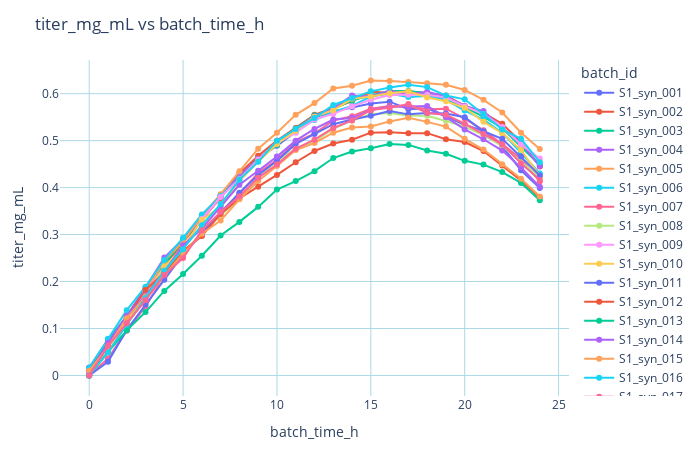
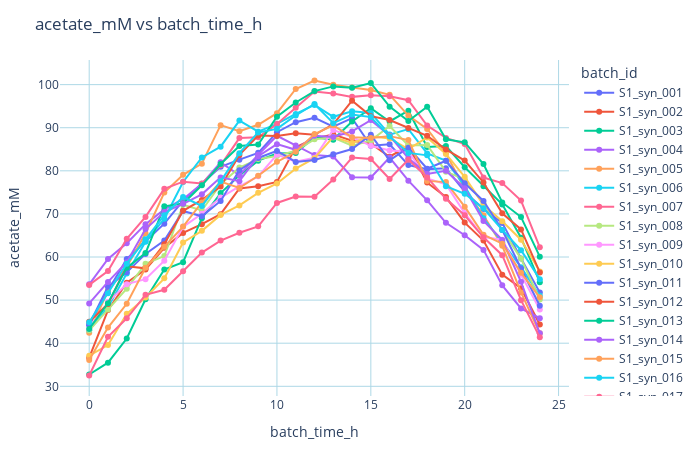
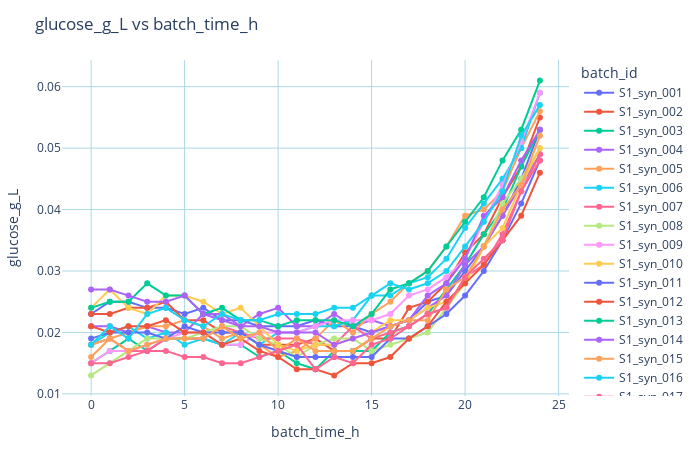
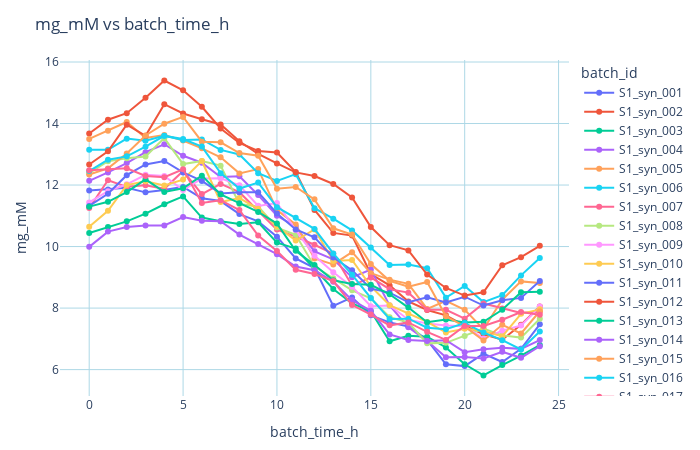

Notebook cell for these charts, in order:
### Code cell
df = pd.read_excel("synthesized_data_train.xlsx").round(3)
X_cols = ['acetate_mM', 'glucose_g_L', 'mg_mM', 'nh3_mM', 'phosphate_mM']
p_cols = ['titer_mg_mL','acetate_mM', 'glucose_g_L', 'mg_mM', 'nh3_mM', 'phosphate_mM']

bem = BatchEvolutionModel(
    X_cols=X_cols,
    batch_col='batch_id',
    time_col='batch_time_h',
    y_time_col='batch_time_h',
)
bem.plot_eda(df,time_col="batch_time_h",batch_col="batch_id",plot_cols=p_cols,show=True)
bem.fit_scores(df, n_splits=5, max_components=None, plot_cv=True, auto_select=False)

### Figure 1 — Plotly figure (JSON) as saved in the notebook; plotly's stock layout.template omitted (floating-point values rounded to 4 significant figures)
{"data": [{"hovertemplate": "batch_id: S1_syn_001<br>batch_time_h: %{'x'}<br>titer_mg_mL: %{'y'}<extra></extra>", "mode": "lines+markers", "name": "S1_syn_001", "type": "scatter", "x": [0, 1, 2, 3, 4, 5, 6, 7, 8, 9, 10, 11, 12, 13, 14, 15, 16, 17, 18, 19, 20, 21, 22, 23, 24], "y": [0.017, 0.076, 0.125, 0.184, 0.241, 0.289, 0.34, 0.38, 0.424, 0.464, 0.489, 0.519, 0.547, 0.562, 0.571, 0.579, 0.583, 0.567, 0.569, 0.552, 0.534, 0.521, 0.488, 0.437, 0.399]}, {"hovertemplate": "batch_id: S1_syn_002<br>batch_time_h: %{'x'}<br>titer_mg_mL: %{'y'}<extra></extra>", "mode": "lines+markers", "name": "S1_syn_002", "type": "scatter", "x": [0, 1, 2, 3, 4, 5, 6, 7, 8, 9, 10, 11, 12, 13, 14, 15, 16, 17, 18, 19, 20, 21, 22, 23, 24], "y": [0.0, 0.066, 0.124, 0.174, 0.23, 0.284, 0.332, 0.378, 0.43, 0.468, 0.5, 0.527, 0.555, 0.57, 0.584, 0.604, 0.602, 0.605, 0.6, 0.596, 0.574, 0.559, 0.536, 0.497, 0.445]}, {"hovertemplate": "batch_id: S1_syn_003<br>batch_time_h: %{'x'}<br>titer_mg_mL: %{'y'}<extra></extra>", "mode": "lines+markers", "name": "S1_syn_003", "type": "scatter", "x": [0, 1, 2, 3, 4, 5, 6, 7, 8, 9, 10, 11, 12, 13, 14, 15, 16, 17, 18, 19, 20, 21, 22, 23, 24], "y": [0.012, 0.071, 0.127, 0.182, 0.236, 0.286, 0.333, 0.384, 0.424, 0.461, 0.491, 0.526, 0.554, 0.567, 0.586, 0.596, 0.606, 0.606, 0.601, 0.587, 0.571, 0.551, 0.527, 0.487, 0.448]}, {"hovertemplate": "batch_id: S1_syn_004<br>batch_time_h: %{'x'}<br>titer_mg_mL: %{'y'}<extra></extra>", "mode": "lines+markers", "name": "S1_syn_004", "type": "scatter", "x": [0, 1, 2, 3, 4, 5, 6, 7, 8, 9, 10, 11, 12, 13, 14, 15, 16, 17, 18, 19, 20, 21, 22, 23, 24], "y": [0.0, 0.066, 0.127, 0.187, 0.251, 0.29, 0.333, 0.381, 0.426, 0.461, 0.494, 0.524, 0.552, 0.569, 0.596, 0.594, 0.606, 0.599, 0.604, 0.594, 0.574, 0.563, 0.527, 0.495, 0.446]}, {"hovertemplate": "batch_id: S1_syn_005<br>batch_time_h: %{'x'}<br>titer_mg_mL: %{'y'}<extra></extra>", "mode": "lines+markers", "name": "S1_syn_005", "type": "scatter", "x": [0, 1, 2, 3, 4, 5, 6, 7, 8, 9, 10, 11, 12, 13, 14, 15, 16, 17, 18, 19, 20, 21, 22, 23, 24], "y": [0.0, 0.049, 0.113, 0.18, 0.244, 0.285, 0.34, 0.386, 0.435, 0.483, 0.517, 0.555, 0.58, 0.611, 0.617, 0.628, 0.627, 0.625, 0.622, 0.619, 0.608, 0.587, 0.56, 0.517, 0.482]}, {"hovertemplate": "batch_id: S1_syn_006<br>batch_time_h: %{'x'}<br>titer_mg_mL: %{'y'}<extra></extra>", "mode": "lines+markers", "name": "S1_syn_006", "type": "scatter", "x": [0, 1, 2, 3, 4, 5, 6, 7, 8, 9, 10, 11, 12, 13, 14, 15, 16, 17, 18, 19, 20, 21, 22, 23, 24], "y": [0.016, 0.078, 0.139, 0.189, 0.246, 0.293, 0.343, 0.382, 0.419, 0.459, 0.498, 0.519, 0.544, 0.561, 0.574, 0.594, 0.6, 0.593, 0.595, 0.587, 0.564, 0.545, 0.517, 0.474, 0.43]}, {"hovertemplate": "batch_id: S1_syn_007<br>batch_time_h: %{'x'}<br>titer_mg_mL: %{'y'}<extra></extra>", "mode": "lines+markers", "name": "S1_syn_007", "type": "scatter", "x": [0, 1, 2, 3, 4, 5, 6, 7, 8, 9, 10, 11, 12, 13, 14, 15, 16, 17, 18, 19, 20, 21, 22, 23, 24], "y": [0.0, 0.036, 0.095, 0.147, 0.211, 0.264, 0.298, 0.348, 0.387, 0.431, 0.459, 0.497, 0.515, 0.543, 0.552, 0.568, 0.574, 0.572, 0.567, 0.568, 0.547, 0.522, 0.493, 0.461, 0.413]}, {"hovertemplate": "batch_id: S1_syn_008<br>batch_time_h: %{'x'}<br>titer_mg_mL: %{'y'}<extra></extra>", "mode": "lines+markers", "name": "S1_syn_008", "type": "scatter", "x": [0, 1, 2, 3, 4, 5, 6, 7, 8, 9, 10, 11, 12, 13, 14, 15, 16, 17, 18, 19, 20, 21, 22, 23, 24], "y": [0.004, 0.058, 0.118, 0.166, 0.209, 0.26, 0.305, 0.342, 0.377, 0.422, 0.457, 0.483, 0.499, 0.525, 0.543, 0.556, 0.559, 0.553, 0.553, 0.542, 0.53, 0.512, 0.489, 0.455, 0.422]}, {"hovertemplate": "batch_id: S1_syn_009<br>batch_time_h: %{'x'}<br>titer_mg_mL: %{'y'}<extra></extra>", "mode": "lines+markers", "name": "S1_syn_009", "type": "scatter", "x": [0, 1, 2, 3, 4, 5, 6, 7, 8, 9, 10, 11, 12, 13, 14, 15, 16, 17, 18, 19, 20, 21, 22, 23, 24], "y": [0.003, 0.06, 0.124, 0.177, 0.231, 0.269, 0.333, 0.38, 0.418, 0.46, 0.495, 0.517, 0.545, 0.557, 0.573, 0.587, 0.597, 0.598, 0.598, 0.592, 0.573, 0.557, 0.529, 0.492, 0.462]}, {"hovertemplate": "batch_id: S1_syn_010<br>batch_time_h: %{'x'}<br>titer_mg_mL: %{'y'}<extra></extra>", "mode": "lines+markers", "name": "S1_syn_010", "type": "scatter", "x": [0, 1, 2, 3, 4, 5, 6, 7, 8, 9, 10, 11, 12, 13, 14, 15, 16, 17, 18, 19, 20, 21, 22, 23, 24], "y": [0.006, 0.065, 0.115, 0.171, 0.232, 0.273, 0.331, 0.359, 0.414, 0.455, 0.493, 0.521, 0.551, 0.565, 0.589, 0.594, 0.601, 0.605, 0.592, 0.584, 0.57, 0.54, 0.516, 0.48, 0.425]}, {"hovertemplate": "batch_id: S1_syn_011<br>batch_time_h: %{'x'}<br>titer_mg_mL: %{'y'}<extra></extra>", "mode": "lines+markers", "name": "S1_syn_011", "type": "scatter", "x": [0, 1, 2, 3, 4, 5, 6, 7, 8, 9, 10, 11, 12, 13, 14, 15, 16, 17, 18, 19, 20, 21, 22, 23, 24], "y": [0.0, 0.029, 0.097, 0.151, 0.204, 0.257, 0.303, 0.347, 0.389, 0.427, 0.457, 0.493, 0.514, 0.535, 0.545, 0.553, 0.563, 0.556, 0.559, 0.558, 0.55, 0.52, 0.504, 0.466, 0.426]}, {"hovertemplate": "batch_id: S1_syn_012<br>batch_time_h: %{'x'}<br>titer_mg_mL: %{'y'}<extra></extra>", "mode": "lines+markers", "name": "S1_syn_012", "type": "scatter", "x": [0, 1, 2, 3, 4, 5, 6, 7, 8, 9, 10, 11, 12, 13, 14, 15, 16, 17, 18, 19, 20, 21, 22, 23, 24], "y": [0.009, 0.067, 0.126, 0.182, 0.219, 0.265, 0.297, 0.344, 0.377, 0.402, 0.427, 0.454, 0.478, 0.494, 0.502, 0.517, 0.518, 0.516, 0.516, 0.503, 0.497, 0.478, 0.447, 0.415, 0.379]}, {"hovertemplate": "batch_id: S1_syn_013<br>batch_time_h: %{'x'}<br>titer_mg_mL: %{'y'}<extra></extra>", "mode": "lines+markers", "name": "S1_syn_013", "type": "scatter", "x": [0, 1, 2, 3, 4, 5, 6, 7, 8, 9, 10, 11, 12, 13, 14, 15, 16, 17, 18, 19, 20, 21, 22, 23, 24], "y": [0.0, 0.05, 0.096, 0.135, 0.18, 0.216, 0.255, 0.298, 0.327, 0.359, 0.396, 0.414, 0.435, 0.463, 0.477, 0.484, 0.493, 0.491, 0.479, 0.472, 0.457, 0.449, 0.433, 0.41, 0.373]}, {"hovertemplate": "batch_id: S1_syn_014<br>batch_time_h: %{'x'}<br>titer_mg_mL: %{'y'}<extra></extra>", "mode": "lines+markers", "name": "S1_syn_014", "type": "scatter", "x": [0, 1, 2, 3, 4, 5, 6, 7, 8, 9, 10, 11, 12, 13, 14, 15, 16, 17, 18, 19, 20, 21, 22, 23, 24], "y": [0.007, 0.069, 0.127, 0.17, 0.221, 0.277, 0.313, 0.36, 0.406, 0.436, 0.466, 0.5, 0.525, 0.545, 0.548, 0.565, 0.572, 0.573, 0.574, 0.55, 0.524, 0.503, 0.479, 0.443, 0.402]}, {"hovertemplate": "batch_id: S1_syn_015<br>batch_time_h: %{'x'}<br>titer_mg_mL: %{'y'}<extra></extra>", "mode": "lines+markers", "name": "S1_syn_015", "type": "scatter", "x": [0, 1, 2, 3, 4, 5, 6, 7, 8, 9, 10, 11, 12, 13, 14, 15, 16, 17, 18, 19, 20, 21, 22, 23, 24], "y": [0.01, 0.061, 0.122, 0.168, 0.215, 0.259, 0.302, 0.33, 0.375, 0.414, 0.446, 0.48, 0.495, 0.517, 0.528, 0.53, 0.541, 0.549, 0.54, 0.53, 0.504, 0.481, 0.45, 0.419, 0.381]}, {"hovertemplate": "batch_id: S1_syn_016<br>batch_time_h: %{'x'}<br>titer_mg_mL: %{'y'}<extra></extra>", "mode": "lines+markers", "name": "S1_syn_016", "type": "scatter", "x": [0, 1, 2, 3, 4, 5, 6, 7, 8, 9, 10, 11, 12, 13, 14, 15, 16, 17, 18, 19, 20, 21, 22, 23, 24], "y": [0.0, 0.049, 0.108, 0.165, 0.223, 0.269, 0.32, 0.365, 0.417, 0.455, 0.5, 0.525, 0.548, 0.576, 0.591, 0.605, 0.613, 0.619, 0.614, 0.596, 0.588, 0.557, 0.524, 0.504, 0.454]}, {"hovertemplate": "batch_id: S1_syn_017<br>batch_time_h: %{'x'}<br>titer_mg_mL: %{'y'}<extra></extra>", "mode": "lines+markers", "name": "S1_syn_017", "type": "scatter", "x": [0, 1, 2, 3, 4, 5, 6, 7, 8, 9, 10, 11, 12, 13, 14, 15, 16, 17, 18, 19, 20, 21, 22, 23, 24], "y": [0.0, 0.063, 0.111, 0.16, 0.214, 0.25, 0.309, 0.348, 0.381, 0.421, 0.449, 0.483, 0.502, 0.527, 0.543, 0.565, 0.57, 0.578, 0.559, 0.555, 0.536, 0.514, 0.492, 0.452, 0.416]}], "layout": {"height": 450, "legend": {"title": {"text": "batch_id"}}, "margin": {"b": 50, "l": 60, "r": 30, "t": 60}, "paper_bgcolor": "white", "plot_bgcolor": "white", "title": {"text": "titer_mg_mL vs batch_time_h"}, "width": 700, "xaxis": {"gridcolor": "lightblue", "showgrid": true, "title": {"text": "batch_time_h"}, "zeroline": false}, "yaxis": {"gridcolor": "lightblue", "showgrid": true, "title": {"text": "titer_mg_mL"}, "zeroline": false}}}

### Figure 2 — Plotly figure (JSON) as saved in the notebook; plotly's stock layout.template omitted (floating-point values rounded to 4 significant figures)
{"data": [{"hovertemplate": "batch_id: S1_syn_001<br>batch_time_h: %{'x'}<br>acetate_mM: %{'y'}<extra></extra>", "mode": "lines+markers", "name": "S1_syn_001", "type": "scatter", "x": [0, 1, 2, 3, 4, 5, 6, 7, 8, 9, 10, 11, 12, 13, 14, 15, 16, 17, 18, 19, 20, 21, 22, 23, 24], "y": [44.16, 52.15, 59.55, 63.67, 67.73, 73.08, 76.9, 80.92, 82.58, 84.17, 88.95, 91.28, 92.29, 90.23, 92.21, 85.83, 86.14, 81.33, 80.37, 80.59, 75.17, 71.16, 67.92, 59.66, 51.79]}, {"hovertemplate": "batch_id: S1_syn_002<br>batch_time_h: %{'x'}<br>acetate_mM: %{'y'}<extra></extra>", "mode": "lines+markers", "name": "S1_syn_002", "type": "scatter", "x": [0, 1, 2, 3, 4, 5, 6, 7, 8, 9, 10, 11, 12, 13, 14, 15, 16, 17, 18, 19, 20, 21, 22, 23, 24], "y": [36.65, 47.68, 54.03, 57.08, 62.13, 65.58, 67.61, 69.95, 75.91, 76.45, 77.42, 85.48, 87.52, 88.45, 86.99, 86.31, 83.28, 85.81, 77.27, 73.91, 67.98, 63.83, 55.9, 52.74, 44.34]}, {"hovertemplate": "batch_id: S1_syn_003<br>batch_time_h: %{'x'}<br>acetate_mM: %{'y'}<extra></extra>", "mode": "lines+markers", "name": "S1_syn_003", "type": "scatter", "x": [0, 1, 2, 3, 4, 5, 6, 7, 8, 9, 10, 11, 12, 13, 14, 15, 16, 17, 18, 19, 20, 21, 22, 23, 24], "y": [32.73, 35.48, 41.08, 50.2, 57.11, 58.81, 69.01, 74.84, 78.94, 82.36, 84.01, 84.14, 87.77, 87.2, 91.45, 94.55, 91.45, 93.96, 85.52, 85.77, 80.84, 76.43, 72.21, 64.48, 54.17]}, {"hovertemplate": "batch_id: S1_syn_004<br>batch_time_h: %{'x'}<br>acetate_mM: %{'y'}<extra></extra>", "mode": "lines+markers", "name": "S1_syn_004", "type": "scatter", "x": [0, 1, 2, 3, 4, 5, 6, 7, 8, 9, 10, 11, 12, 13, 14, 15, 16, 17, 18, 19, 20, 21, 22, 23, 24], "y": [53.66, 59.56, 63.19, 67.62, 71.04, 73.42, 76.98, 81.97, 78.97, 83.74, 88.13, 85.88, 83.65, 83.31, 78.51, 78.45, 83.09, 77.72, 73.16, 67.95, 65.06, 61.65, 53.42, 48.07, 45.79]}, {"hovertemplate": "batch_id: S1_syn_005<br>batch_time_h: %{'x'}<br>acetate_mM: %{'y'}<extra></extra>", "mode": "lines+markers", "name": "S1_syn_005", "type": "scatter", "x": [0, 1, 2, 3, 4, 5, 6, 7, 8, 9, 10, 11, 12, 13, 14, 15, 16, 17, 18, 19, 20, 21, 22, 23, 24], "y": [42.4, 52.2, 57.7, 65.52, 74.96, 79.08, 81.67, 90.59, 89.2, 90.69, 93.37, 98.99, 100.9, 99.99, 99.35, 98.74, 97.64, 92.82, 89.7, 84.09, 75.8, 69.71, 62.59, 51.78, 42.3]}, {"hovertemplate": "batch_id: S1_syn_006<br>batch_time_h: %{'x'}<br>acetate_mM: %{'y'}<extra></extra>", "mode": "lines+markers", "name": "S1_syn_006", "type": "scatter", "x": [0, 1, 2, 3, 4, 5, 6, 7, 8, 9, 10, 11, 12, 13, 14, 15, 16, 17, 18, 19, 20, 21, 22, 23, 24], "y": [43.02, 48.35, 56.17, 63.54, 68.87, 77.42, 83.11, 85.61, 91.67, 89.08, 90.88, 93.21, 95.29, 92.54, 93.8, 93.43, 88.41, 89.67, 84.03, 82.36, 76.47, 68.99, 63.45, 57.65, 51.0]}, {"hovertemplate": "batch_id: S1_syn_007<br>batch_time_h: %{'x'}<br>acetate_mM: %{'y'}<extra></extra>", "mode": "lines+markers", "name": "S1_syn_007", "type": "scatter", "x": [0, 1, 2, 3, 4, 5, 6, 7, 8, 9, 10, 11, 12, 13, 14, 15, 16, 17, 18, 19, 20, 21, 22, 23, 24], "y": [53.53, 56.75, 64.23, 69.31, 75.82, 77.48, 77.08, 81.28, 87.6, 87.79, 90.85, 94.63, 98.39, 97.95, 97.16, 97.54, 97.31, 96.38, 90.5, 87.63, 86.23, 78.43, 77.16, 73.09, 62.25]}, {"hovertemplate": "batch_id: S1_syn_008<br>batch_time_h: %{'x'}<br>acetate_mM: %{'y'}<extra></extra>", "mode": "lines+markers", "name": "S1_syn_008", "type": "scatter", "x": [0, 1, 2, 3, 4, 5, 6, 7, 8, 9, 10, 11, 12, 13, 14, 15, 16, 17, 18, 19, 20, 21, 22, 23, 24], "y": [42.99, 47.84, 52.66, 58.42, 60.22, 72.11, 70.8, 76.88, 80.76, 82.72, 83.42, 84.69, 87.32, 87.73, 85.85, 87.04, 90.39, 85.9, 86.01, 79.81, 78.02, 72.44, 66.29, 59.63, 50.15]}, {"hovertemplate": "batch_id: S1_syn_009<br>batch_time_h: %{'x'}<br>acetate_mM: %{'y'}<extra></extra>", "mode": "lines+markers", "name": "S1_syn_009", "type": "scatter", "x": [0, 1, 2, 3, 4, 5, 6, 7, 8, 9, 10, 11, 12, 13, 14, 15, 16, 17, 18, 19, 20, 21, 22, 23, 24], "y": [43.31, 49.54, 53.7, 54.85, 59.14, 67.01, 70.03, 73.8, 76.38, 78.72, 83.75, 82.12, 83.06, 89.49, 87.82, 85.81, 84.72, 84.49, 78.23, 76.88, 70.19, 64.62, 64.03, 55.88, 47.8]}, {"hovertemplate": "batch_id: S1_syn_010<br>batch_time_h: %{'x'}<br>acetate_mM: %{'y'}<extra></extra>", "mode": "lines+markers", "name": "S1_syn_010", "type": "scatter", "x": [0, 1, 2, 3, 4, 5, 6, 7, 8, 9, 10, 11, 12, 13, 14, 15, 16, 17, 18, 19, 20, 21, 22, 23, 24], "y": [37.11, 39.56, 46.81, 50.61, 55.04, 63.37, 66.07, 69.77, 71.97, 74.9, 77.07, 80.51, 82.92, 87.89, 86.46, 88.0, 87.52, 85.06, 87.73, 83.91, 78.6, 72.05, 68.28, 64.02, 56.64]}, {"hovertemplate": "batch_id: S1_syn_011<br>batch_time_h: %{'x'}<br>acetate_mM: %{'y'}<extra></extra>", "mode": "lines+markers", "name": "S1_syn_011", "type": "scatter", "x": [0, 1, 2, 3, 4, 5, 6, 7, 8, 9, 10, 11, 12, 13, 14, 15, 16, 17, 18, 19, 20, 21, 22, 23, 24], "y": [44.34, 53.1, 56.44, 60.72, 63.81, 70.7, 69.44, 73.01, 80.13, 82.99, 84.63, 82.06, 82.52, 83.86, 85.06, 88.36, 82.43, 85.37, 80.48, 82.34, 77.13, 73.01, 66.28, 57.34, 48.69]}, {"hovertemplate": "batch_id: S1_syn_012<br>batch_time_h: %{'x'}<br>acetate_mM: %{'y'}<extra></extra>", "mode": "lines+markers", "name": "S1_syn_012", "type": "scatter", "x": [0, 1, 2, 3, 4, 5, 6, 7, 8, 9, 10, 11, 12, 13, 14, 15, 16, 17, 18, 19, 20, 21, 22, 23, 24], "y": [44.97, 49.11, 57.84, 57.37, 62.98, 70.72, 73.26, 76.35, 83.69, 88.19, 88.09, 88.73, 88.37, 90.8, 96.27, 92.69, 91.79, 89.92, 88.13, 84.96, 82.39, 77.3, 70.13, 66.41, 56.42]}, {"hovertemplate": "batch_id: S1_syn_013<br>batch_time_h: %{'x'}<br>acetate_mM: %{'y'}<extra></extra>", "mode": "lines+markers", "name": "S1_syn_013", "type": "scatter", "x": [0, 1, 2, 3, 4, 5, 6, 7, 8, 9, 10, 11, 12, 13, 14, 15, 16, 17, 18, 19, 20, 21, 22, 23, 24], "y": [43.32, 49.28, 57.53, 60.91, 71.75, 72.4, 76.64, 81.59, 85.75, 86.11, 92.56, 95.85, 98.5, 99.59, 99.26, 100.4, 94.89, 91.55, 94.88, 87.32, 86.62, 81.58, 72.66, 69.27, 60.08]}, {"hovertemplate": "batch_id: S1_syn_014<br>batch_time_h: %{'x'}<br>acetate_mM: %{'y'}<extra></extra>", "mode": "lines+markers", "name": "S1_syn_014", "type": "scatter", "x": [0, 1, 2, 3, 4, 5, 6, 7, 8, 9, 10, 11, 12, 13, 14, 15, 16, 17, 18, 19, 20, 21, 22, 23, 24], "y": [49.23, 54.23, 58.81, 66.48, 70.42, 72.33, 74.54, 78.48, 77.59, 83.39, 86.19, 84.87, 88.12, 87.85, 89.15, 91.77, 88.2, 82.89, 79.29, 80.02, 75.98, 68.36, 63.97, 54.25, 42.29]}, {"hovertemplate": "batch_id: S1_syn_015<br>batch_time_h: %{'x'}<br>acetate_mM: %{'y'}<extra></extra>", "mode": "lines+markers", "name": "S1_syn_015", "type": "scatter", "x": [0, 1, 2, 3, 4, 5, 6, 7, 8, 9, 10, 11, 12, 13, 14, 15, 16, 17, 18, 19, 20, 21, 22, 23, 24], "y": [36.13, 43.63, 49.15, 57.49, 62.38, 67.05, 72.67, 77.5, 76.02, 78.86, 82.1, 84.42, 88.53, 90.55, 87.8, 87.62, 88.05, 87.13, 77.66, 77.38, 71.68, 65.17, 63.09, 56.34, 50.66]}, {"hovertemplate": "batch_id: S1_syn_016<br>batch_time_h: %{'x'}<br>acetate_mM: %{'y'}<extra></extra>", "mode": "lines+markers", "name": "S1_syn_016", "type": "scatter", "x": [0, 1, 2, 3, 4, 5, 6, 7, 8, 9, 10, 11, 12, 13, 14, 15, 16, 17, 18, 19, 20, 21, 22, 23, 24], "y": [44.87, 51.61, 58.45, 64.11, 69.71, 73.92, 71.85, 77.55, 84.11, 88.91, 89.74, 92.85, 95.51, 91.06, 93.07, 92.47, 87.97, 84.16, 83.6, 76.42, 74.67, 71.32, 66.28, 61.58, 54.86]}, {"hovertemplate": "batch_id: S1_syn_017<br>batch_time_h: %{'x'}<br>acetate_mM: %{'y'}<extra></extra>", "mode": "lines+markers", "name": "S1_syn_017", "type": "scatter", "x": [0, 1, 2, 3, 4, 5, 6, 7, 8, 9, 10, 11, 12, 13, 14, 15, 16, 17, 18, 19, 20, 21, 22, 23, 24], "y": [32.52, 41.47, 45.78, 51.23, 52.4, 56.72, 61.02, 63.81, 65.63, 67.11, 72.55, 74.05, 74.0, 77.97, 83.07, 82.75, 78.11, 82.59, 78.48, 73.51, 69.69, 64.58, 60.42, 49.98, 41.36]}], "layout": {"height": 450, "legend": {"title": {"text": "batch_id"}}, "margin": {"b": 50, "l": 60, "r": 30, "t": 60}, "paper_bgcolor": "white", "plot_bgcolor": "white", "title": {"text": "acetate_mM vs batch_time_h"}, "width": 700, "xaxis": {"gridcolor": "lightblue", "showgrid": true, "title": {"text": "batch_time_h"}, "zeroline": false}, "yaxis": {"gridcolor": "lightblue", "showgrid": true, "title": {"text": "acetate_mM"}, "zeroline": false}}}

### Figure 3 — Plotly figure (JSON) as saved in the notebook; plotly's stock layout.template omitted (floating-point values rounded to 4 significant figures)
{"data": [{"hovertemplate": "batch_id: S1_syn_001<br>batch_time_h: %{'x'}<br>glucose_g_L: %{'y'}<extra></extra>", "mode": "lines+markers", "name": "S1_syn_001", "type": "scatter", "x": [0, 1, 2, 3, 4, 5, 6, 7, 8, 9, 10, 11, 12, 13, 14, 15, 16, 17, 18, 19, 20, 21, 22, 23, 24], "y": [0.023, 0.025, 0.025, 0.024, 0.024, 0.023, 0.024, 0.022, 0.022, 0.021, 0.021, 0.021, 0.022, 0.021, 0.021, 0.02, 0.021, 0.022, 0.025, 0.026, 0.03, 0.034, 0.039, 0.045, 0.053]}, {"hovertemplate": "batch_id: S1_syn_002<br>batch_time_h: %{'x'}<br>glucose_g_L: %{'y'}<extra></extra>", "mode": "lines+markers", "name": "S1_syn_002", "type": "scatter", "x": [0, 1, 2, 3, 4, 5, 6, 7, 8, 9, 10, 11, 12, 13, 14, 15, 16, 17, 18, 19, 20, 21, 22, 23, 24], "y": [0.023, 0.023, 0.024, 0.024, 0.025, 0.022, 0.022, 0.02, 0.02, 0.018, 0.018, 0.018, 0.019, 0.017, 0.017, 0.019, 0.019, 0.024, 0.025, 0.028, 0.033, 0.036, 0.042, 0.047, 0.055]}, {"hovertemplate": "batch_id: S1_syn_003<br>batch_time_h: %{'x'}<br>glucose_g_L: %{'y'}<extra></extra>", "mode": "lines+markers", "name": "S1_syn_003", "type": "scatter", "x": [0, 1, 2, 3, 4, 5, 6, 7, 8, 9, 10, 11, 12, 13, 14, 15, 16, 17, 18, 19, 20, 21, 22, 23, 24], "y": [0.015, 0.017, 0.019, 0.017, 0.019, 0.019, 0.019, 0.018, 0.018, 0.016, 0.017, 0.015, 0.014, 0.017, 0.017, 0.017, 0.02, 0.021, 0.023, 0.027, 0.031, 0.036, 0.04, 0.047, 0.053]}, {"hovertemplate": "batch_id: S1_syn_004<br>batch_time_h: %{'x'}<br>glucose_g_L: %{'y'}<extra></extra>", "mode": "lines+markers", "name": "S1_syn_004", "type": "scatter", "x": [0, 1, 2, 3, 4, 5, 6, 7, 8, 9, 10, 11, 12, 13, 14, 15, 16, 17, 18, 19, 20, 21, 22, 23, 24], "y": [0.021, 0.021, 0.02, 0.021, 0.02, 0.02, 0.023, 0.023, 0.021, 0.023, 0.024, 0.021, 0.021, 0.023, 0.021, 0.022, 0.021, 0.022, 0.024, 0.026, 0.031, 0.034, 0.039, 0.044, 0.049]}, {"hovertemplate": "batch_id: S1_syn_005<br>batch_time_h: %{'x'}<br>glucose_g_L: %{'y'}<extra></extra>", "mode": "lines+markers", "name": "S1_syn_005", "type": "scatter", "x": [0, 1, 2, 3, 4, 5, 6, 7, 8, 9, 10, 11, 12, 13, 14, 15, 16, 17, 18, 19, 20, 21, 22, 23, 24], "y": [0.016, 0.019, 0.02, 0.021, 0.021, 0.022, 0.021, 0.019, 0.02, 0.018, 0.016, 0.017, 0.019, 0.022, 0.02, 0.023, 0.025, 0.028, 0.03, 0.034, 0.039, 0.04, 0.043, 0.05, 0.056]}, {"hovertemplate": "batch_id: S1_syn_006<br>batch_time_h: %{'x'}<br>glucose_g_L: %{'y'}<extra></extra>", "mode": "lines+markers", "name": "S1_syn_006", "type": "scatter", "x": [0, 1, 2, 3, 4, 5, 6, 7, 8, 9, 10, 11, 12, 13, 14, 15, 16, 17, 18, 19, 20, 21, 22, 23, 24], "y": [0.018, 0.02, 0.021, 0.019, 0.02, 0.018, 0.019, 0.018, 0.02, 0.018, 0.02, 0.02, 0.021, 0.021, 0.022, 0.026, 0.026, 0.028, 0.029, 0.032, 0.037, 0.041, 0.045, 0.05, 0.059]}, {"hovertemplate": "batch_id: S1_syn_007<br>batch_time_h: %{'x'}<br>glucose_g_L: %{'y'}<extra></extra>", "mode": "lines+markers", "name": "S1_syn_007", "type": "scatter", "x": [0, 1, 2, 3, 4, 5, 6, 7, 8, 9, 10, 11, 12, 13, 14, 15, 16, 17, 18, 19, 20, 21, 22, 23, 24], "y": [0.018, 0.019, 0.017, 0.017, 0.019, 0.019, 0.019, 0.021, 0.02, 0.019, 0.019, 0.019, 0.018, 0.018, 0.021, 0.019, 0.02, 0.021, 0.023, 0.024, 0.029, 0.031, 0.036, 0.043, 0.049]}, {"hovertemplate": "batch_id: S1_syn_008<br>batch_time_h: %{'x'}<br>glucose_g_L: %{'y'}<extra></extra>", "mode": "lines+markers", "name": "S1_syn_008", "type": "scatter", "x": [0, 1, 2, 3, 4, 5, 6, 7, 8, 9, 10, 11, 12, 13, 14, 15, 16, 17, 18, 19, 20, 21, 22, 23, 24], "y": [0.013, 0.015, 0.017, 0.019, 0.019, 0.019, 0.02, 0.021, 0.021, 0.019, 0.018, 0.016, 0.018, 0.019, 0.019, 0.017, 0.018, 0.019, 0.02, 0.024, 0.028, 0.034, 0.041, 0.045, 0.05]}, {"hovertemplate": "batch_id: S1_syn_009<br>batch_time_h: %{'x'}<br>glucose_g_L: %{'y'}<extra></extra>", "mode": "lines+markers", "name": "S1_syn_009", "type": "scatter", "x": [0, 1, 2, 3, 4, 5, 6, 7, 8, 9, 10, 11, 12, 13, 14, 15, 16, 17, 18, 19, 20, 21, 22, 23, 24], "y": [0.015, 0.017, 0.017, 0.018, 0.019, 0.02, 0.02, 0.018, 0.018, 0.02, 0.02, 0.02, 0.021, 0.022, 0.022, 0.022, 0.023, 0.026, 0.027, 0.029, 0.032, 0.038, 0.044, 0.051, 0.059]}, {"hovertemplate": "batch_id: S1_syn_010<br>batch_time_h: %{'x'}<br>glucose_g_L: %{'y'}<extra></extra>", "mode": "lines+markers", "name": "S1_syn_010", "type": "scatter", "x": [0, 1, 2, 3, 4, 5, 6, 7, 8, 9, 10, 11, 12, 13, 14, 15, 16, 17, 18, 19, 20, 21, 22, 23, 24], "y": [0.024, 0.027, 0.024, 0.023, 0.026, 0.026, 0.025, 0.023, 0.024, 0.021, 0.018, 0.017, 0.018, 0.018, 0.019, 0.02, 0.022, 0.022, 0.024, 0.025, 0.028, 0.034, 0.037, 0.044, 0.05]}, {"hovertemplate": "batch_id: S1_syn_011<br>batch_time_h: %{'x'}<br>glucose_g_L: %{'y'}<extra></extra>", "mode": "lines+markers", "name": "S1_syn_011", "type": "scatter", "x": [0, 1, 2, 3, 4, 5, 6, 7, 8, 9, 10, 11, 12, 13, 14, 15, 16, 17, 18, 19, 20, 21, 22, 23, 24], "y": [0.019, 0.02, 0.02, 0.02, 0.019, 0.021, 0.02, 0.02, 0.02, 0.018, 0.017, 0.016, 0.016, 0.016, 0.016, 0.016, 0.019, 0.019, 0.021, 0.023, 0.026, 0.03, 0.035, 0.041, 0.048]}, {"hovertemplate": "batch_id: S1_syn_012<br>batch_time_h: %{'x'}<br>glucose_g_L: %{'y'}<extra></extra>", "mode": "lines+markers", "name": "S1_syn_012", "type": "scatter", "x": [0, 1, 2, 3, 4, 5, 6, 7, 8, 9, 10, 11, 12, 13, 14, 15, 16, 17, 18, 19, 20, 21, 22, 23, 24], "y": [0.021, 0.02, 0.021, 0.021, 0.022, 0.02, 0.02, 0.018, 0.019, 0.017, 0.016, 0.014, 0.014, 0.013, 0.015, 0.015, 0.016, 0.019, 0.021, 0.025, 0.028, 0.031, 0.035, 0.039, 0.046]}, {"hovertemplate": "batch_id: S1_syn_013<br>batch_time_h: %{'x'}<br>glucose_g_L: %{'y'}<extra></extra>", "mode": "lines+markers", "name": "S1_syn_013", "type": "scatter", "x": [0, 1, 2, 3, 4, 5, 6, 7, 8, 9, 10, 11, 12, 13, 14, 15, 16, 17, 18, 19, 20, 21, 22, 23, 24], "y": [0.024, 0.025, 0.025, 0.028, 0.026, 0.026, 0.023, 0.024, 0.022, 0.022, 0.021, 0.022, 0.022, 0.022, 0.021, 0.023, 0.027, 0.028, 0.03, 0.034, 0.038, 0.042, 0.048, 0.053, 0.061]}, {"hovertemplate": "batch_id: S1_syn_014<br>batch_time_h: %{'x'}<br>glucose_g_L: %{'y'}<extra></extra>", "mode": "lines+markers", "name": "S1_syn_014", "type": "scatter", "x": [0, 1, 2, 3, 4, 5, 6, 7, 8, 9, 10, 11, 12, 13, 14, 15, 16, 17, 18, 19, 20, 21, 22, 23, 24], "y": [0.027, 0.027, 0.026, 0.025, 0.025, 0.026, 0.023, 0.022, 0.021, 0.021, 0.02, 0.02, 0.02, 0.018, 0.019, 0.02, 0.021, 0.022, 0.026, 0.028, 0.032, 0.039, 0.042, 0.048, 0.053]}, {"hovertemplate": "batch_id: S1_syn_015<br>batch_time_h: %{'x'}<br>glucose_g_L: %{'y'}<extra></extra>", "mode": "lines+markers", "name": "S1_syn_015", "type": "scatter", "x": [0, 1, 2, 3, 4, 5, 6, 7, 8, 9, 10, 11, 12, 13, 14, 15, 16, 17, 18, 19, 20, 21, 22, 23, 24], "y": [0.018, 0.019, 0.017, 0.018, 0.019, 0.019, 0.019, 0.021, 0.019, 0.02, 0.017, 0.019, 0.017, 0.017, 0.017, 0.019, 0.021, 0.022, 0.022, 0.027, 0.029, 0.034, 0.04, 0.044, 0.052]}, {"hovertemplate": "batch_id: S1_syn_016<br>batch_time_h: %{'x'}<br>glucose_g_L: %{'y'}<extra></extra>", "mode": "lines+markers", "name": "S1_syn_016", "type": "scatter", "x": [0, 1, 2, 3, 4, 5, 6, 7, 8, 9, 10, 11, 12, 13, 14, 15, 16, 17, 18, 19, 20, 21, 22, 23, 24], "y": [0.018, 0.021, 0.019, 0.023, 0.024, 0.022, 0.021, 0.023, 0.022, 0.022, 0.023, 0.023, 0.023, 0.024, 0.024, 0.026, 0.028, 0.027, 0.028, 0.03, 0.034, 0.038, 0.043, 0.052, 0.057]}, {"hovertemplate": "batch_id: S1_syn_017<br>batch_time_h: %{'x'}<br>glucose_g_L: %{'y'}<extra></extra>", "mode": "lines+markers", "name": "S1_syn_017", "type": "scatter", "x": [0, 1, 2, 3, 4, 5, 6, 7, 8, 9, 10, 11, 12, 13, 14, 15, 16, 17, 18, 19, 20, 21, 22, 23, 24], "y": [0.015, 0.015, 0.016, 0.017, 0.017, 0.016, 0.016, 0.015, 0.015, 0.016, 0.017, 0.018, 0.014, 0.016, 0.015, 0.018, 0.019, 0.021, 0.023, 0.024, 0.029, 0.032, 0.035, 0.043, 0.048]}], "layout": {"height": 450, "legend": {"title": {"text": "batch_id"}}, "margin": {"b": 50, "l": 60, "r": 30, "t": 60}, "paper_bgcolor": "white", "plot_bgcolor": "white", "title": {"text": "glucose_g_L vs batch_time_h"}, "width": 700, "xaxis": {"gridcolor": "lightblue", "showgrid": true, "title": {"text": "batch_time_h"}, "zeroline": false}, "yaxis": {"gridcolor": "lightblue", "showgrid": true, "title": {"text": "glucose_g_L"}, "zeroline": false}}}

### Figure 4 — Plotly figure (JSON) as saved in the notebook; plotly's stock layout.template omitted (floating-point values rounded to 4 significant figures)
{"data": [{"hovertemplate": "batch_id: S1_syn_001<br>batch_time_h: %{'x'}<br>mg_mM: %{'y'}<extra></extra>", "mode": "lines+markers", "name": "S1_syn_001", "type": "scatter", "x": [0, 1, 2, 3, 4, 5, 6, 7, 8, 9, 10, 11, 12, 13, 14, 15, 16, 17, 18, 19, 20, 21, 22, 23, 24], "y": [11.82, 11.86, 11.91, 11.76, 11.84, 11.94, 11.57, 11.48, 11.05, 10.82, 10.32, 9.613, 9.302, 8.073, 8.348, 7.764, 7.536, 7.4, 6.968, 6.173, 6.114, 6.517, 6.247, 6.675, 7.472]}, {"hovertemplate": "batch_id: S1_syn_002<br>batch_time_h: %{'x'}<br>mg_mM: %{'y'}<extra></extra>", "mode": "lines+markers", "name": "S1_syn_002", "type": "scatter", "x": [0, 1, 2, 3, 4, 5, 6, 7, 8, 9, 10, 11, 12, 13, 14, 15, 16, 17, 18, 19, 20, 21, 22, 23, 24], "y": [13.68, 14.12, 14.34, 14.84, 15.4, 15.08, 14.54, 13.84, 13.37, 13.11, 13.06, 12.43, 11.19, 10.44, 10.36, 9.108, 8.737, 8.217, 7.937, 7.764, 7.432, 7.147, 6.971, 7.461, 8.053]}, {"hovertemplate": "batch_id: S1_syn_003<br>batch_time_h: %{'x'}<br>mg_mM: %{'y'}<extra></extra>", "mode": "lines+markers", "name": "S1_syn_003", "type": "scatter", "x": [0, 1, 2, 3, 4, 5, 6, 7, 8, 9, 10, 11, 12, 13, 14, 15, 16, 17, 18, 19, 20, 21, 22, 23, 24], "y": [10.44, 10.63, 10.82, 11.07, 11.38, 11.63, 10.94, 10.82, 10.73, 10.79, 10.13, 9.935, 9.266, 8.623, 8.151, 7.895, 6.922, 7.103, 7.068, 6.719, 6.173, 5.81, 6.147, 6.455, 6.797]}, {"hovertemplate": "batch_id: S1_syn_004<br>batch_time_h: %{'x'}<br>mg_mM: %{'y'}<extra></extra>", "mode": "lines+markers", "name": "S1_syn_004", "type": "scatter", "x": [0, 1, 2, 3, 4, 5, 6, 7, 8, 9, 10, 11, 12, 13, 14, 15, 16, 17, 18, 19, 20, 21, 22, 23, 24], "y": [12.14, 12.41, 12.71, 13.07, 13.33, 12.95, 12.72, 12.26, 12.28, 11.68, 11.0, 10.65, 9.845, 9.583, 8.999, 9.253, 8.087, 7.375, 6.931, 6.399, 6.406, 6.364, 6.577, 6.384, 6.76]}, {"hovertemplate": "batch_id: S1_syn_005<br>batch_time_h: %{'x'}<br>mg_mM: %{'y'}<extra></extra>", "mode": "lines+markers", "name": "S1_syn_005", "type": "scatter", "x": [0, 1, 2, 3, 4, 5, 6, 7, 8, 9, 10, 11, 12, 13, 14, 15, 16, 17, 18, 19, 20, 21, 22, 23, 24], "y": [13.5, 13.77, 14.05, 13.53, 13.62, 13.45, 13.19, 12.9, 12.38, 12.52, 11.18, 10.72, 9.612, 9.42, 9.819, 9.135, 8.924, 8.788, 7.972, 8.235, 7.943, 7.317, 8.271, 8.868, 8.815]}, {"hovertemplate": "batch_id: S1_syn_006<br>batch_time_h: %{'x'}<br>mg_mM: %{'y'}<extra></extra>", "mode": "lines+markers", "name": "S1_syn_006", "type": "scatter", "x": [0, 1, 2, 3, 4, 5, 6, 7, 8, 9, 10, 11, 12, 13, 14, 15, 16, 17, 18, 19, 20, 21, 22, 23, 24], "y": [13.14, 13.15, 13.51, 13.44, 13.6, 13.46, 13.48, 13.14, 12.99, 12.39, 12.13, 12.35, 11.25, 10.91, 10.53, 9.966, 9.403, 9.42, 9.297, 8.339, 8.721, 8.195, 8.423, 9.063, 9.63]}, {"hovertemplate": "batch_id: S1_syn_007<br>batch_time_h: %{'x'}<br>mg_mM: %{'y'}<extra></extra>", "mode": "lines+markers", "name": "S1_syn_007", "type": "scatter", "x": [0, 1, 2, 3, 4, 5, 6, 7, 8, 9, 10, 11, 12, 13, 14, 15, 16, 17, 18, 19, 20, 21, 22, 23, 24], "y": [11.25, 12.16, 11.94, 11.99, 11.88, 12.46, 11.71, 12.04, 11.77, 11.16, 10.55, 10.32, 10.06, 9.765, 8.732, 8.997, 8.614, 8.502, 7.943, 7.942, 7.657, 8.152, 7.989, 7.84, 7.878]}, {"hovertemplate": "batch_id: S1_syn_008<br>batch_time_h: %{'x'}<br>mg_mM: %{'y'}<extra></extra>", "mode": "lines+markers", "name": "S1_syn_008", "type": "scatter", "x": [0, 1, 2, 3, 4, 5, 6, 7, 8, 9, 10, 11, 12, 13, 14, 15, 16, 17, 18, 19, 20, 21, 22, 23, 24], "y": [12.39, 12.77, 12.87, 12.93, 13.53, 12.68, 12.78, 12.63, 11.38, 11.3, 10.62, 10.38, 9.355, 8.968, 8.576, 8.317, 7.701, 7.535, 6.853, 6.87, 7.091, 7.331, 7.113, 7.04, 7.651]}, {"hovertemplate": "batch_id: S1_syn_009<br>batch_time_h: %{'x'}<br>mg_mM: %{'y'}<extra></extra>", "mode": "lines+markers", "name": "S1_syn_009", "type": "scatter", "x": [0, 1, 2, 3, 4, 5, 6, 7, 8, 9, 10, 11, 12, 13, 14, 15, 16, 17, 18, 19, 20, 21, 22, 23, 24], "y": [11.44, 11.8, 12.03, 12.34, 12.3, 11.84, 12.21, 12.22, 11.99, 11.32, 11.41, 10.54, 9.702, 9.162, 8.696, 8.063, 8.082, 7.623, 7.497, 7.433, 7.408, 7.008, 7.267, 7.434, 8.048]}, {"hovertemplate": "batch_id: S1_syn_010<br>batch_time_h: %{'x'}<br>mg_mM: %{'y'}<extra></extra>", "mode": "lines+markers", "name": "S1_syn_010", "type": "scatter", "x": [0, 1, 2, 3, 4, 5, 6, 7, 8, 9, 10, 11, 12, 13, 14, 15, 16, 17, 18, 19, 20, 21, 22, 23, 24], "y": [10.64, 11.16, 12.0, 12.12, 11.99, 12.18, 12.78, 11.45, 11.58, 11.23, 10.66, 10.2, 10.56, 9.532, 9.565, 8.708, 8.095, 7.813, 7.55, 7.205, 7.327, 7.255, 7.08, 7.815, 7.959]}, {"hovertemplate": "batch_id: S1_syn_011<br>batch_time_h: %{'x'}<br>mg_mM: %{'y'}<extra></extra>", "mode": "lines+markers", "name": "S1_syn_011", "type": "scatter", "x": [0, 1, 2, 3, 4, 5, 6, 7, 8, 9, 10, 11, 12, 13, 14, 15, 16, 17, 18, 19, 20, 21, 22, 23, 24], "y": [11.32, 11.71, 12.32, 12.67, 12.78, 12.41, 12.13, 11.73, 11.77, 11.77, 11.07, 10.55, 10.3, 9.642, 9.231, 8.632, 8.502, 8.188, 8.354, 8.181, 8.37, 8.082, 8.252, 8.331, 8.877]}, {"hovertemplate": "batch_id: S1_syn_012<br>batch_time_h: %{'x'}<br>mg_mM: %{'y'}<extra></extra>", "mode": "lines+markers", "name": "S1_syn_012", "type": "scatter", "x": [0, 1, 2, 3, 4, 5, 6, 7, 8, 9, 10, 11, 12, 13, 14, 15, 16, 17, 18, 19, 20, 21, 22, 23, 24], "y": [12.67, 13.1, 13.96, 13.6, 14.63, 14.33, 14.14, 13.97, 13.43, 13.01, 12.7, 12.41, 12.29, 12.03, 11.59, 10.63, 10.04, 9.875, 9.09, 8.654, 8.407, 8.514, 9.391, 9.654, 10.02]}, {"hovertemplate": "batch_id: S1_syn_013<br>batch_time_h: %{'x'}<br>mg_mM: %{'y'}<extra></extra>", "mode": "lines+markers", "name": "S1_syn_013", "type": "scatter", "x": [0, 1, 2, 3, 4, 5, 6, 7, 8, 9, 10, 11, 12, 13, 14, 15, 16, 17, 18, 19, 20, 21, 22, 23, 24], "y": [11.3, 11.45, 11.77, 12.19, 11.77, 11.89, 12.31, 11.69, 11.41, 11.13, 10.75, 9.861, 9.398, 8.906, 8.78, 8.755, 8.449, 8.017, 7.539, 7.631, 7.528, 7.552, 7.944, 8.513, 8.532]}, {"hovertemplate": "batch_id: S1_syn_014<br>batch_time_h: %{'x'}<br>mg_mM: %{'y'}<extra></extra>", "mode": "lines+markers", "name": "S1_syn_014", "type": "scatter", "x": [0, 1, 2, 3, 4, 5, 6, 7, 8, 9, 10, 11, 12, 13, 14, 15, 16, 17, 18, 19, 20, 21, 22, 23, 24], "y": [9.99, 10.49, 10.64, 10.68, 10.68, 10.96, 10.84, 10.83, 10.39, 10.09, 9.754, 9.352, 9.231, 8.86, 8.26, 7.91, 7.143, 6.962, 6.927, 6.954, 6.566, 6.659, 6.713, 6.674, 6.96]}, {"hovertemplate": "batch_id: S1_syn_015<br>batch_time_h: %{'x'}<br>mg_mM: %{'y'}<extra></extra>", "mode": "lines+markers", "name": "S1_syn_015", "type": "scatter", "x": [0, 1, 2, 3, 4, 5, 6, 7, 8, 9, 10, 11, 12, 13, 14, 15, 16, 17, 18, 19, 20, 21, 22, 23, 24], "y": [12.34, 12.54, 13.03, 13.61, 13.99, 14.22, 13.41, 13.39, 13.04, 12.96, 11.88, 11.94, 11.54, 10.59, 10.39, 9.43, 8.887, 8.696, 8.85, 7.734, 7.404, 6.948, 7.455, 7.176, 7.897]}, {"hovertemplate": "batch_id: S1_syn_016<br>batch_time_h: %{'x'}<br>mg_mM: %{'y'}<extra></extra>", "mode": "lines+markers", "name": "S1_syn_016", "type": "scatter", "x": [0, 1, 2, 3, 4, 5, 6, 7, 8, 9, 10, 11, 12, 13, 14, 15, 16, 17, 18, 19, 20, 21, 22, 23, 24], "y": [12.45, 12.82, 12.93, 13.25, 13.6, 13.49, 13.25, 12.39, 11.89, 12.08, 11.28, 10.94, 10.57, 9.777, 9.086, 8.328, 7.643, 7.656, 7.364, 7.312, 7.514, 7.205, 6.957, 6.656, 7.238]}, {"hovertemplate": "batch_id: S1_syn_017<br>batch_time_h: %{'x'}<br>mg_mM: %{'y'}<extra></extra>", "mode": "lines+markers", "name": "S1_syn_017", "type": "scatter", "x": [0, 1, 2, 3, 4, 5, 6, 7, 8, 9, 10, 11, 12, 13, 14, 15, 16, 17, 18, 19, 20, 21, 22, 23, 24], "y": [12.48, 12.52, 12.54, 12.3, 12.25, 12.51, 11.42, 11.51, 11.19, 10.36, 9.857, 9.246, 9.107, 8.88, 8.1, 7.791, 7.439, 7.533, 7.229, 6.966, 7.416, 7.418, 7.619, 7.869, 7.787]}], "layout": {"height": 450, "legend": {"title": {"text": "batch_id"}}, "margin": {"b": 50, "l": 60, "r": 30, "t": 60}, "paper_bgcolor": "white", "plot_bgcolor": "white", "title": {"text": "mg_mM vs batch_time_h"}, "width": 700, "xaxis": {"gridcolor": "lightblue", "showgrid": true, "title": {"text": "batch_time_h"}, "zeroline": false}, "yaxis": {"gridcolor": "lightblue", "showgrid": true, "title": {"text": "mg_mM"}, "zeroline": false}}}
